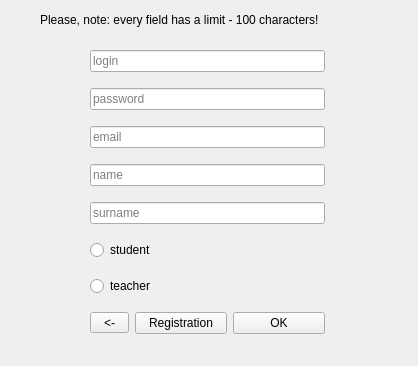
<?xml version="1.0" encoding="UTF-8"?>
<ui version="4.0">
 <class>AuthForm</class>
 <widget class="QWidget" name="AuthForm">
  <property name="geometry">
   <rect>
    <x>0</x>
    <y>0</y>
    <width>418</width>
    <height>366</height>
   </rect>
  </property>
  <property name="windowTitle">
   <string>Form</string>
  </property>
  <widget class="QWidget" name="layoutWidget">
   <property name="geometry">
    <rect>
     <x>90</x>
     <y>40</y>
     <width>235</width>
     <height>308</height>
    </rect>
   </property>
   <layout class="QGridLayout" name="gridLayout">
    <item row="1" column="0">
     <widget class="QLineEdit" name="lineEdit_1log">
      <property name="placeholderText">
       <string>login</string>
      </property>
     </widget>
    </item>
    <item row="4" column="0">
     <widget class="QLineEdit" name="lineEdit_4name">
      <property name="text">
       <string/>
      </property>
      <property name="placeholderText">
       <string>name</string>
      </property>
     </widget>
    </item>
    <item row="2" column="0">
     <widget class="QLineEdit" name="lineEdit_2pass">
      <property name="echoMode">
       <enum>QLineEdit::Password</enum>
      </property>
      <property name="placeholderText">
       <string>password</string>
      </property>
     </widget>
    </item>
    <item row="6" column="0">
     <widget class="QRadioButton" name="radioButton_student">
      <property name="text">
       <string>student</string>
      </property>
     </widget>
    </item>
    <item row="3" column="0">
     <widget class="QLineEdit" name="lineEdit_3email">
      <property name="text">
       <string/>
      </property>
      <property name="placeholderText">
       <string>email</string>
      </property>
     </widget>
    </item>
    <item row="5" column="0">
     <widget class="QLineEdit" name="lineEdit_5surname">
      <property name="placeholderText">
       <string>surname</string>
      </property>
     </widget>
    </item>
    <item row="7" column="0">
     <widget class="QRadioButton" name="radioButton_teacher">
      <property name="text">
       <string>teacher</string>
      </property>
     </widget>
    </item>
    <item row="8" column="0">
     <layout class="QHBoxLayout" name="horizontalLayout">
      <item>
       <widget class="QToolButton" name="toolButtonback_to_auth">
        <property name="text">
         <string>  &lt;-  </string>
        </property>
       </widget>
      </item>
      <item>
       <widget class="QPushButton" name="pushButton_reg">
        <property name="cursor">
         <cursorShape>PointingHandCursor</cursorShape>
        </property>
        <property name="text">
         <string>Registration</string>
        </property>
       </widget>
      </item>
      <item>
       <widget class="QPushButton" name="pushButton_ok">
        <property name="cursor">
         <cursorShape>PointingHandCursor</cursorShape>
        </property>
        <property name="text">
         <string>OK</string>
        </property>
       </widget>
      </item>
     </layout>
    </item>
   </layout>
  </widget>
  <widget class="QLabel" name="label_note">
   <property name="geometry">
    <rect>
     <x>40</x>
     <y>10</y>
     <width>341</width>
     <height>20</height>
    </rect>
   </property>
   <property name="text">
    <string>Please, note: every field has a limit - 100 characters!</string>
   </property>
  </widget>
 </widget>
 <tabstops>
  <tabstop>lineEdit_2pass</tabstop>
  <tabstop>pushButton_ok</tabstop>
  <tabstop>radioButton_student</tabstop>
  <tabstop>radioButton_teacher</tabstop>
  <tabstop>lineEdit_3email</tabstop>
  <tabstop>toolButtonback_to_auth</tabstop>
  <tabstop>pushButton_reg</tabstop>
  <tabstop>lineEdit_5surname</tabstop>
  <tabstop>lineEdit_4name</tabstop>
  <tabstop>lineEdit_1log</tabstop>
 </tabstops>
 <resources/>
 <connections/>
</ui>
